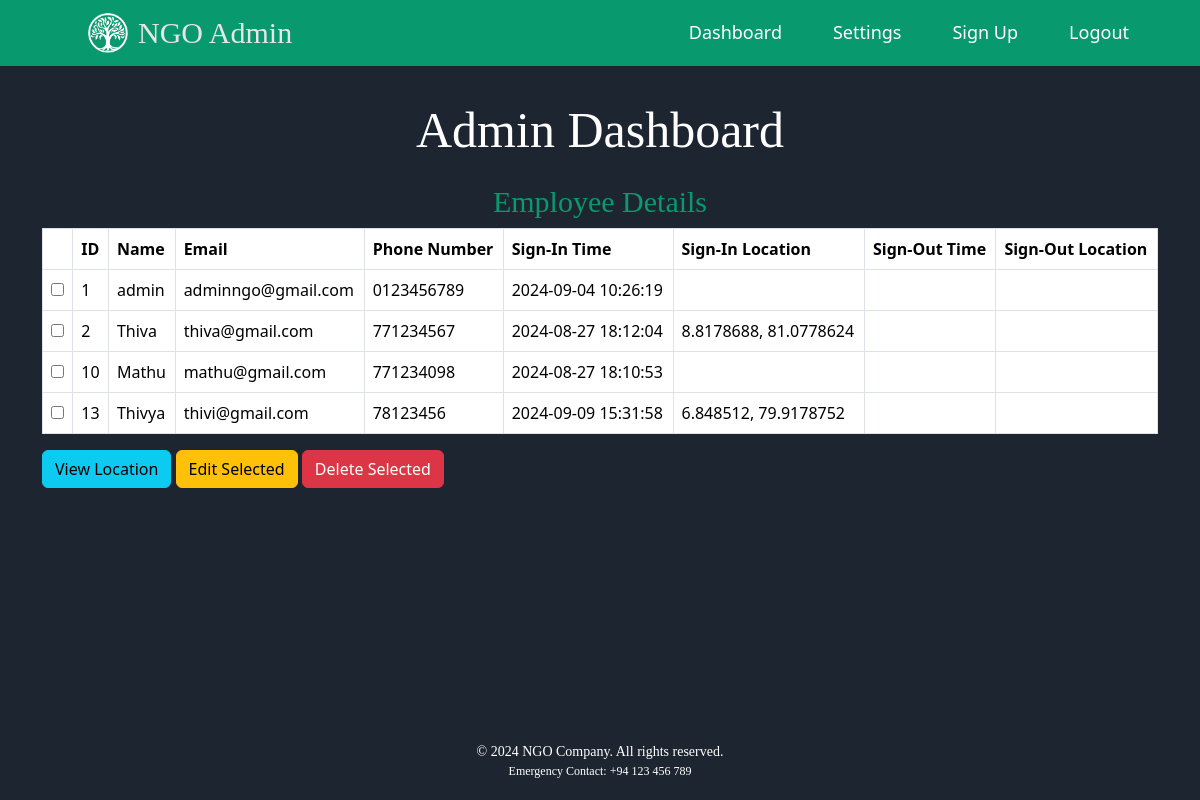
Page /admin/admin_dashboard.php (signed in) on the committed database.
### tables this page shows
CREATE TABLE `employees` (
  `id` int(11) NOT NULL,
  `name` varchar(100) NOT NULL,
  `email` varchar(100) NOT NULL,
  `phone_number` varchar(10) NOT NULL,
  `password` varchar(200) NOT NULL,
  `status` tinyint(1) NOT NULL DEFAULT 1
);

### admin/admin_dashboard.php (the view, shortened to what this page needs)
<?php
include('admin_header.php');
include('../db_connect.php');
$employeeQuery = "
    SELECT e.id, e.name, e.email, e.phone_number,
           et.sign_in_time, et.sign_in_location,
           et.sign_out_time, et.sign_out_location
    FROM employees e
    LEFT JOIN (
        SELECT employee_id, sign_in_time, sign_in_location, sign_out_time, sign_out_location
        FROM employee_tracking
        WHERE (employee_id, sign_in_time) IN (
            SELECT employee_id, MAX(sign_in_time)
            FROM employee_tracking
            GROUP BY employee_id
        )
    ) et ON e.id = et.employee_id
    ORDER BY e.id ASC";
$employeeResult = $conn->query($employeeQuery);
?>
<div class="container mt-5">
    <h2 class="text-center">Admin Dashboard</h2>
    <h3 class="mt-4">Employee Details</h3>
    <div class="table-responsive">
        <form id="adminActionsForm" method="POST">
            <table class="table table-bordered">
                <thead>
                    <tr>
                        <th></th>
                        <th>ID</th>
                        <th>Name</th>
                        <th>Email</th>
                        <th>Phone Number</th>
                        <th>Sign-In Time</th>
                        <th>Sign-In Location</th>
                        <th>Sign-Out Time</th>
                        <th>Sign-Out Location</th>
                    </tr>
                </thead>
                <tbody>
                    <?php if ($employeeResult->num_rows > 0) { ?>
                        <?php while ($employee = $employeeResult->fetch_assoc()) { ?>
                            <tr>
                                <td><input type="checkbox" name="select_employee[]" value="<?php echo $employee['id']; ?>"></td>
                                <td><?php echo htmlspecialchars($employee['id']); ?></td>
                                <td><?php echo htmlspecialchars($employee['name']); ?></td>
                                <td><?php echo htmlspecialchars($employee['email']); ?></td>
                                <td><?php echo htmlspecialchars($employee['phone_number']); ?></td>
                                <td><?php echo htmlspecialchars($employee['sign_in_time']); ?></td>
                                <td><?php echo htmlspecialchars($employee['sign_in_location']); ?></td>
                                <td><?php echo htmlspecialchars($employee['sign_out_time']); ?></td>
                                <td><?php echo htmlspecialchars($employee['sign_out_location']); ?></td>
                            </tr>
                        <?php } ?>
                    <?php } else { ?>
                        <tr>
                            <td colspan="9" class="text-center">No employees found.</td>
                        </tr>
                    <?php } ?>
                </tbody>
            </table>
            <div class="mt-3">
                <button type="button" class="btn btn-info" id="viewSelectedLocationBtn">View Location</button>
                <button type="button" class="btn btn-warning" id="editSelectedBtn">Edit Selected</button>
                <button type="button" class="btn btn-danger" id="deleteSelectedBtn">Delete Selected</button>
            </div>
        </form>
    </div>
</div>
<?php
include('admin_footer.php');
?>

### admin/admin_header.php (shortened to what this page needs)
<?php
include('../db_connect.php');
$settingsQuery = "SELECT company_name, logo FROM settings LIMIT 1";
$settingsResult = $conn->query($settingsQuery);
$settings = $settingsResult ? $settingsResult->fetch_assoc() : null;
$companyName = $settings['company_name'] ?? 'NGO Admin';
$logo = $settings['logo'] ?? 'logo.png';
?>
<?php
$current_page = basename($_SERVER['PHP_SELF']);
?>
<!DOCTYPE html>
<html lang="en">
<head>
    <link href="https://cdn.jsdelivr.net/npm/bootstrap@5.3.3/dist/css/bootstrap.min.css" rel="stylesheet">
</head>
<body>
    <nav class="navbar navbar-expand-lg">
        <div class="container-fluid">
            <a class="navbar-brand" href="#">
                <img src="<?php echo htmlspecialchars($logo); ?>" alt="Logo">
                <?php echo htmlspecialchars($companyName); ?>
            </a>
            <div class="collapse navbar-collapse justify-content-end" id="navbarNav">
                <ul class="navbar-nav">
                    <?php if($current_page == 'view_location.php' || $current_page == 'employee_edit.php' || $current_page == 'admin_dashboard.php'  || $current_page == 'settings.php'|| $current_page == 'register.php'): ?>
                    <li class="nav-item">
                        <a class="nav-link" href="admin_dashboard.php">Dashboard</a>
                    </li>
                    <?php endif; ?>
                    <?php if($current_page == 'view_location.php' || $current_page == 'employee_edit.php' || $current_page == 'admin_dashboard.php' || $current_page == 'settings.php'|| $current_page == 'register.php'): ?>
                    <li class="nav-item">
                        <a class="nav-link" href="settings.php">Settings</a>
                    </li>
                    <?php endif; ?>
                    <?php if($current_page == 'view_location.php' || $current_page == 'employee_edit.php' || $current_page == 'admin_dashboard.php'  || $current_page == 'settings.php'|| $current_page == 'register.php'): ?>
                    <li class="nav-item">
                        <a class="nav-link" href="register.php">Sign Up</a>
                    </li>
                    <?php endif; ?>
                    <?php if($current_page == 'view_location.php' || $current_page == 'employee_edit.php' || $current_page == 'admin_dashboard.php'  || $current_page == 'settings.php'|| $current_page == 'register.php'): ?>
                    <li class="nav-item">
                        <a class="nav-link" href="admin_logout.php">Logout</a>
                    </li>
                    <?php endif; ?>
                </ul>
            </div>
        </div>
    </nav>
</body>
</html>

### admin/admin_footer.php (shortened to what this page needs)
<footer>
    <div class="footer-content">
        <p>&copy; 2024 NGO Company. All rights reserved.</p>
        <p style="font-size: 12px">Emergency Contact: <a href="tel:+94123456789">+94 123 456 789</a></p>
    </div>
</footer>
</body>
</html>

### admin/admin_header.php (style rules this page uses)
body { background-color: #1d2630; }
.navbar { margin-bottom: 50px; background-color: rgb(9, 153, 110); position: fixed; padding: 0.5rem 1rem; line-height: 1.2; top: 0; width: 100%; z-index: 1000; }
.navbar-brand { display: flex; align-items: center; margin-left: 60px; font-size: 30px; color: rgb(230, 230, 230); font-family: 'Georgia', serif; pointer-events: none; }
.navbar-brand img { height: 40px; margin-right: 10px; }
.nav-item { margin-right: 35px; font-size: 18px; color: white; }
.container { margin-top: 100px; }
h2 { color: white; text-align: center; font-family: 'Georgia', serif; font-size: 50px; margin-bottom: 20px; margin-top: 10px; }
h3 { color: rgb(9, 153, 110); text-align: center; font-family: 'Georgia', serif; font-size: 30px; }
.nav-link { color: white; padding: 8px 16px; border-radius: 5px; }
p { color: white; text-align: center; font-family: 'Georgia', serif; font-size: 16px; margin-bottom: 20px; margin-top: 10px; }
footer { background-color: #1d2630; color: #fff; text-align: center; padding: 20px; position: fixed; bottom: 0; width: 100%; }
.footer-content p { font-size: 14px; margin: 0; }
.footer-content a { color: #fff; text-decoration: none; }

### rows in the picture
employees: id "1", name "admin", email "adminngo@gmail.com", phone_number "0123456789", sign_in_time "2024-09-04 10:26:19"
employees: id "2", name "Thiva", email "thiva@gmail.com", phone_number "771234567", sign_in_time "2024-08-27 18:12:04", sign_in_location "8.8178688, 81.0778624"
employees: id "10", name "Mathu", email "mathu@gmail.com", phone_number "771234098", sign_in_time "2024-08-27 18:10:53"
employees: id "13", name "Thivya", email "thivi@gmail.com", phone_number "78123456", sign_in_time "2024-09-09 15:31:58", sign_in_location "6.848512, 79.9178752"

### other values in the picture
$companyName "NGO Admin"
